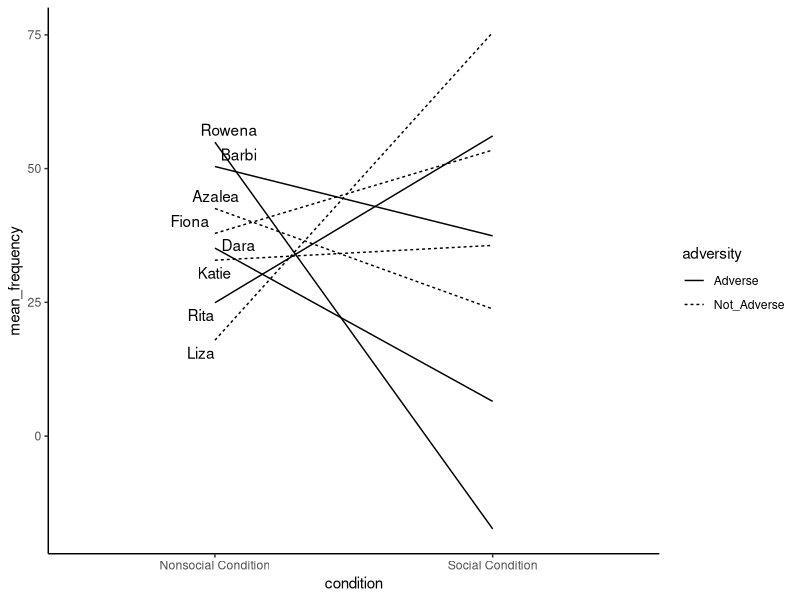

R code for this plot:
## ---- chunk 1
knitr::opts_chunk$set(echo = TRUE)
## ---- chunk 2
#loading library to enable visualization of ggplot function use
library(ggplot2)
library(ggrepel)
## ---- chunk 3

names<-rep(c("Dara","Rita","Liza", "Azalea", "Barbi","Rowena","Katie","Fiona"), each=2)
lnames<-c("","Dara","","Rita","","Liza", "","Azalea", "","Barbi","","Rowena","","Katie","","Fiona")
mean_frequency<-rnorm(16,45,25)
condition<-rep(c("Social Condition","Nonsocial Condition"),8)
adversity<-rep(c("Adverse","Not_Adverse"),times=c(4,4))

plot_df<-data.frame(names,mean_frequency,adversity,condition)

#print(plot_df)

ggplot(plot_df, aes(condition,mean_frequency,group=names,linetype=adversity))+geom_line()+geom_text_repel(label=lnames, position = "nudge")+theme_classic()
